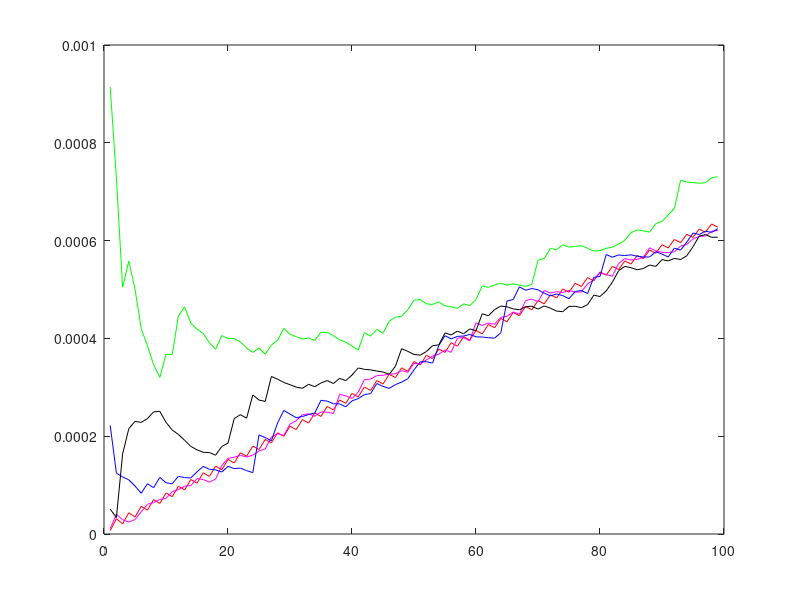

MATLAB code to generate this figure:

x1 = [0,0.00015544015886949556,0.20631566241569246,0.34961427912468246,0.38297155843240444,0.39515697394132526,0.3201834917495157,0.27263230621174533,0.22104958350792261,0.21207464565439507,0.22116757422823632,0.18953482073435238,0.16543715761485742,0.1474462646324426,0.13649243090223412,0.13137685597111726,0.11857951103488283,0.10756477852981984,0.10253211780024367,0.10025650425843911,0.0930268153385119,0.09025708456296588,0.08318686010955281,0.07769370718171444,0.07262698884751714,0.07157763965008118,0.06668522308062569,0.06675433678072819,0.0658394436720054,0.061660511656786064,0.05939160699998761,0.06257490058580552,0.06336896160332296,0.06448010511800621,0.06538327695730452,0.06307946994437391,0.07025206983910967,0.06730217420135387,0.06601003187598863,0.06777420282493257,0.06624946625943624,0.06525120459242696,0.06585699812304412,0.06465898376224563,0.0631170086888427,0.06489654170341455,0.06568451860344987,0.065882738255275,0.06487887158372653];

x2 = [-4.976476079326826e-17,0.029616481443245805,0.12056620050714031,0.10985585348395184,0.08322491758664037,0.07934760122113102,0.06403337550041842,0.17422577230450184,0.14252725703244137,0.12100310490355884,0.1126058654866914,0.10025919052846637,0.09371096673885555,0.08493389468336905,0.0770629864014241,0.0954701830802236,0.0863130448731196,0.0773752693072233,0.07270486937837613,0.08217818215769702,0.08509393141981914,0.08111305969820294,0.07507573628056598,0.07440370583298274,0.07191370897598404,0.07015516279044448,0.06520210401652818,0.06899436805297136,0.07113994929300368,0.06677178064363702,0.06353118362795496,0.06058580379665396,0.05702396467554988,0.05408240808227759,0.05819793966687759,0.0645109468376297,0.06605344319899822,0.06571120476453572,0.06415178784232269,0.062391215756493444,0.06393920194000433,0.0656243754689006,0.0689832983748101,0.06636614145708736,0.06629317079859139,0.06573682021130325,0.06970533961197227,0.06749794734085109,0.06695895788349514];

x3 = [5.605691670386438e-18,0.18429658562919113,0.7187110632256632,0.7543548556401388,0.5326119306828058,0.4335948008428544,0.3472691952397625,0.2924401225080841,0.250266367158203,0.21085698434944575,0.2092049605853586,0.21081324428855505,0.18312993233677288,0.15843334424092678,0.1716446115193002,0.1654323129733042,0.16688191043877612,0.14867425545090956,0.13297626247958838,0.11971277560988008,0.11324449584406006,0.10873038098191783,0.10325155622214069,0.09545477938623162,0.08801472844830169,0.08098138595006212,0.0750899905566704,0.07037205047806873,0.06558269415074183,0.0629303983978687,0.06202267957108955,0.058251941642488855,0.0548535824368162,0.053826844291067204,0.053740973708190566,0.05479933715650614,0.057929461200622354,0.05586370152446713,0.0564322523327511,0.06113797967851236,0.06097924736763426,0.059514028389453896,0.057639395788912876,0.060617480995864795,0.06017235496156625,0.06032685604509072,0.05828817912804287,0.06106698290147455,0.06362009161985696];


% plane
x1 = [3.863118962352613e-17,0.11493123133246003,0.7435986629044767,0.6705918529724497,0.3965904355925109,0.4086935770150257,0.3267417811065259,0.4963042460291951,0.6618609394903545,0.6878519108594562,0.7275010092131611,0.7722462325894384,0.6408609637661805,0.7003542807227644,0.6019521774032414,0.5301422569295975,0.47007942273225684,0.4290867394661523,0.3856004661375302,0.4031943576788205,0.40813089307358213,0.3884329684565414,0.3742975701205163,0.34581891921549024,0.31934756482189885,0.3087040943292972,0.29942361126939054,0.27983314529002573,0.2613565887147168,0.24694940270884527,0.23107253603541034,0.22477779868663533,0.21308011602595736,0.2074307885044367,0.1955053792821411,0.1863068837000578,0.18131758341261953,0.1728267743922406,0.16355035002776241,0.1564502565328181,0.14917827201191503,0.14216644915292273,0.13596260809553445,0.12986214427300768,0.12447545771359099,0.11973213141931258,0.11747014064663452,0.11223220202911297,0.11048343730551259,0.10610982558686459,0.10226523918661364,0.09831866637414874,0.0970478330473243,0.09435054498013692,0.0917993698764769,0.08839577191298639,0.08613305173633834,0.08467465186008771,0.08362702503662264,0.08135337950720865,0.07880729911745257,0.07648294275113464,0.07529094897124511,0.0730459096071418,0.07161752859148172,0.06938412704839672,0.06745819963066524,0.06533108846809614,0.06374767475943804,0.06243449122929703,0.060672333016271514,0.05914775424737336,0.05766141663834863,0.05616910412622238,0.05470027083582352,0.05338732284240871,0.05295444416150103,0.05158542326552882,0.05051730465354353,0.04929653056528109,0.04805677747036164,0.04718581694677877,0.04615259960641769,0.045064959960804084,0.04396204560130824,0.04316127172784234,0.04217390471491759,0.04115954180255466,0.0401735828247086,0.03927759242504705,0.03842399977654791,0.0376011159843146,0.037068821895518946,0.03631532134691218,0.03568552181806038,0.035030844505719944,0.03433788798400016,0.03358711131599616,0.03285355834693224];

x2 = [0,0.006758224166026684,0.00679430017815025,0.12761431811638665,0.11821032173521281,0.35260047683866375,0.49405499235765005,0.5943346337490351,0.6597260083691426,0.5259452743929313,0.46210021187017986,0.35967950136928994,0.293548626231101,0.2496959302781439,0.24755520399474956,0.23777731022057663,0.2187634482763108,0.19448843901663307,0.17855402737520518,0.17845456394418774,0.1630233855687191,0.1534364270603463,0.13928391234276374,0.127214983710878,0.11692592446983725,0.10976422155261539,0.10276520505816289,0.0954728668769459,0.08912597911561039,0.08478596874933068,0.08154553961742096,0.07611163610144331,0.07134936457616388,0.06900713574359978,0.06580280175941086,0.06392890850405385,0.060272293667725935,0.05699649541018698,0.05491276662941552,0.052892778084205505,0.0505245709576421,0.047780636219066565,0.045829245935529755,0.04398971554172986,0.04185870603552439,0.039946947838248904,0.0384187635808082,0.03666244003017465,0.03567359954303328,0.03413242041965927,0.03266125906110447,0.0317568150761273,0.030422185324274383,0.02924059407008068,0.02843657620349115,0.02725442738812332,0.02657409015521944,0.02604578255224629,0.02513754874316736,0.024497875204256673,0.02361821804101696,0.022803461448568135,0.02198680513832744,0.021332767369786797,0.020971449488394227,0.020486839019070526,0.020105826312202587,0.01946502502586954,0.018927522732952513,0.018374579520253183,0.017805342259673635,0.01756723233069539,0.017182191374233786,0.01667287975968711,0.016167595787707805,0.0157458367680406,0.015287269025703942,0.01490041009867759,0.01451029341917984,0.01421277186539688,0.013825182824841098,0.013507052059658325,0.01314929208154625,0.012816502747183952,0.01264664811768704,0.012374786996548636,0.012087826482987266,0.011889191814198057,0.011647078890326222,0.011375478000548483,0.011159803459454306,0.010918144843559668,0.010740601941014956,0.010479164096245979,0.0102701646933377,0.010051138836611958,0.00985294895092582,0.009710649941466722,0.009489078934060705];

x3 = [0,0.29954352907402565,0.22371001755688164,0.13667853236789945,0.09213989370828646,0.10395348479173148,0.0965393696012508,0.07169503226794233,0.054087511364753815,0.04229633451414311,0.03436938470148328,0.02847355730549041,0.02359530635258323,0.020037718128674938,0.018049332267100357,0.015673799868117136,0.013448611034688973,0.011732938218536791,0.010345938399470305,0.009081776971750673,0.008083050369250866,0.0078070801904973255,0.007032692114710361,0.006370800073750915,0.0057744976399181636,0.005257001207510365,0.004802408081720997,0.0045768034908049825,0.004246656369567129,0.003915430836397768,0.003649518820969475,0.0036297510064171156,0.0034282070347984206,0.0033353696363675384,0.0031583866385976557,0.002966534946340683,0.002902169250629468,0.0028073204712691048,0.002653252580010571,0.0025045133171113267,0.0023700622750828636,0.0022979726299510797,0.0022286499392174157,0.002132198750160681,0.0020345094234323247,0.0019492671898498977,0.0018587768666382153,0.001770654260226396,0.0017215454977008526,0.0016560787840189883,0.0015823054162820353,0.0015138913840978241,0.0014494523488857677,0.0013902171197535957,0.0013431704020072472,0.0012998909930528441,0.0012577635425352846,0.0012138386860336672,0.0011723709748803443,0.0011462382898484163,0.0011047368068906602,0.0010670975428031457,0.0010285389171974084,0.0009991131627932021,0.0009643929136813242,0.0009431541504657408,0.0009129971507259777,0.0008846135347724005,0.0008552175293842848,0.0008288737678264459,0.0008024112524947548,0.0007771688671494398,0.000757484213351754,0.0007341724608803865,0.000712097657157849,0.0006905857130266511,0.0006697735226174693,0.0006516723699785613,0.0006374863675266122,0.0006200953109202687,0.0006023042714489969,0.000586164706118027,0.0005699503867146626,0.0005590734859397416,0.0005436307508532816,0.0005290412807258161,0.0005147386430228399,0.000503164859921909,0.0004907987189301925,0.00047860599981475416,0.000470259667534407,0.0004611176244164424,0.0004498593664657036,0.0004395898982849382,0.00043185844386685394,0.0004225646174732348,0.0004153153990587222,0.0004054707411707441,0.00039614106592493774];


% circle
x1 = [2.1966421981490943e-17,0.2362714228678012,0.5372498317364462,0.38394447449556374,0.8555262288104736,0.7896823803509142,0.6005068463226372,0.413226981196174,0.6095301845955858,0.5042986295755147,0.7911873038855252,0.6961406105411734,0.8816013823731386,0.7696258951595674,0.6589507987799649,0.5711048765546144,0.5670503290063365,0.5437449198050218,0.5065501143209079,0.4455189137583873,0.4366716689498309,0.3925939119078742,0.35713332281779686,0.326975219637066,0.2988593748378514,0.27949052251118534,0.2548776428091809,0.23416233763708813,0.22108070067723362,0.20824019667744093,0.192614421043716,0.18010967547594953,0.1681796647077019,0.16001637399716395,0.1495165470000459,0.1392242638372215,0.13140576487526004,0.13084357846571032,0.1313751149619752,0.12851182545817302,0.12461193951979807,0.12119428429283385,0.11716033750300267,0.11222936862282006,0.10669108349378584,0.10138048225646455,0.09632820334444159,0.09459116519371903,0.09012045821692513,0.08729809517527799,0.0855067996669272,0.08467248679821401,0.0834567758894739,0.0803429728513727,0.07821431519355927,0.07615683291124153,0.07491716287415805,0.07307537333596183,0.07482578218040753,0.07519180593995056,0.07383375904656933,0.07387376205407314,0.07493631905891489,0.07473336465724355,0.0756815761446984,0.07596184105285861,0.07416509845710013,0.07365606751257563,0.07327230953161622,0.07421557828393584,0.07722719473950196,0.07717648027443909,0.0791331499953502,0.08245204757542605,0.08181262270525883,0.08565827772622793,0.08759731250236058,0.08987476668537554,0.08935513334974717,0.09013044437818486,0.09072098940026138,0.09006052279347372,0.08971329237732663,0.09152952771088242,0.09132723616305266,0.09321499770509453,0.09349602557176878,0.09304316397856259,0.09488967168528567,0.09574843510537538,0.0952732724190651,0.09442794581683701,0.09510806825189748,0.09616308892217117,0.09859355709172,0.09824496936779117,0.0981578521784917,0.10064733711306324,0.10178293775760155];

x2 = [-4.8328261373758976e-17,0.01149037639191896,0.20111330708187755,0.5983653865793193,0.42447167884078785,0.311950894217283,0.2902294340704634,0.21316470279346703,0.24557822315542296,0.21829932268064037,0.18856669767051246,0.17688069000974618,0.154013987137725,0.1386826344368701,0.11848666381670389,0.10819973041691107,0.10007371859472151,0.09089872186826468,0.08344458715761827,0.07530624693026479,0.06921533493077855,0.06376650118530931,0.058680396959680886,0.05334411877764203,0.049001281019867636,0.045304109546221695,0.04180589999084206,0.03873538398305183,0.03794699009630823,0.03762177780757189,0.03636614004584568,0.03485309103943771,0.03483974026376611,0.03519682309109506,0.033756426338399426,0.034681462147300814,0.03636683567592705,0.03487383979017658,0.03386900768234274,0.03232243715513795,0.03307120034677567,0.033198770829804436,0.033634014482122734,0.032753265444758185,0.032066175932556916,0.03177825121737816,0.03375517048746126,0.034380343959727756,0.03332776823615699,0.03289604723090059,0.03245343319993735,0.0323743412694233,0.03326674415633494,0.034780721954111436,0.03527667387385548,0.0361131300774681,0.03710733403977264,0.03748593440025298,0.03802072136465144,0.03778592443291106,0.03795905555483152,0.038962372601735955,0.04039638629384526,0.04222141852909727,0.044680328374119595,0.04655961660733236,0.0470801530888166,0.04776005857921548,0.050159475904826736,0.051733862424060376,0.051888528166248095,0.052384926413614905,0.05270697287032788,0.053550499759476684,0.054449761210115244,0.05688087468081082,0.058201720848690665,0.05917113807896498,0.06042889287246628,0.06257487728981057,0.06468866452732222,0.06630782111574739,0.06734360480559506,0.0694856726647262,0.07063740148399755,0.07182578007183775,0.07275963482962787,0.07520717422639721,0.07647434171205093,0.07748921383611941,0.07885568170173256,0.08045552452595034,0.08159308559353305,0.08321675123670194,0.08507552425963351,0.08575190342191329,0.08696369083338723,0.08895096152744472,0.09193570596107499];

x3 = [1.844883867023471e-17,0.030107275440812743,0.05675268574293191,0.08220054970289527,0.07451886339957713,0.053845156489028115,0.03675442868856267,0.030409799598146783,0.023728472577148493,0.020919302148993096,0.016818712412438173,0.014082386726503505,0.011993890529679654,0.01011311176705076,0.008789741016921709,0.007965589153744056,0.008676062654340566,0.008626750714773833,0.0084578205593104,0.0077668834956478375,0.007687932456420552,0.00801231260309188,0.008561873100812342,0.008736952292237277,0.008415411485716359,0.009171313355911254,0.009211006486764216,0.009492397449871301,0.010017253164525317,0.010211707146945633,0.010240363820392832,0.010694707171328026,0.011214316249134652,0.011522757046353744,0.012117894358262988,0.012592176337257954,0.013404456251732496,0.014155673668624327,0.014927116774953364,0.015408082851655909,0.015843787461615518,0.01672118630274053,0.017459678786072887,0.017862375111213986,0.01877919136294306,0.019844299979699193,0.02053673332418807,0.021194788402367576,0.02224616115344346,0.023214510133093214,0.024225557452647793,0.02519622681772186,0.026097733998047684,0.026829344246618012,0.02762871996454214,0.02851697056961729,0.029529277202894343,0.0306306766157633,0.03161579054805681,0.032479528741265105,0.03340150956392928,0.034476356656218884,0.03544436019238897,0.036445649449110704,0.03760170308348147,0.038902249601818685,0.040042913474722934,0.04123689341737312,0.04243984524454975,0.043558090152969346,0.04476474351265829,0.045956890696377956,0.04715150452508399,0.04844596723770733,0.04994387515222039,0.05128444075164266,0.05258661705181035,0.05415038963522302,0.05563951124234269,0.057106706149736085,0.058676096747328196,0.06033679153696412,0.06184821933878025,0.06335352344723565,0.06497201096686671,0.06661223581884695,0.06808425194601883,0.06972752313560737,0.07128498767073728,0.07289776831666316,0.07456190491619365,0.07611597792162737,0.07780884703608933,0.07940742581875379,0.08114187970150565,0.0829325239004437,0.08466424010652844,0.08659904334491308,0.0883436256049687];

x4 = [4.131706400158274e-37,0.00004906800928092415,0.0001109454488444164,0.00018595682045157325,0.0002809107808658911,0.0003882399144867201,0.000516464403894771,0.0006570612391816886,0.0008187513501670756,0.0009928539124145642,0.0011881155406859845,0.0013958301950520236,0.0016247409478990077,0.0018661441443454953,0.0021287754456577887,0.0024039389768718477,0.002700364240246906,0.0030093631555915368,0.003339661143560292,0.0036825766765632697,0.004046833028267002,0.004423753826743415,0.004822061817961804,0.005233084518910841,0.005665545472618313,0.006110774998542697,0.006577498525127547,0.007057048252679004,0.00755815240240605,0.008072144269040505,0.008607755637274268,0.009156320216516719,0.009726574022665324,0.010309850583065399,0.010914890734587835,0.011533027290153377,0.012173006438004693,0.012826159794289416,0.013501239383500917,0.014189575181650682,0.014899925499240812,0.015623618259293816,0.01636941848083492,0.017128651645004885,0.01791008988064932,0.0187050558569934,0.01952232919743963,0.020353229404115002,0.021206543966789147,0.02207358887697987,0.02296315985257277,0.02386656904008826,0.024792620739496233,0.025732622924988895,0.02669538882664127,0.027672221924351263,0.02867194472186021,0.02968585588676607,0.030722787536796876,0.03177403321202645,0.03284843498225706,0.03393728094659223,0.0350494234636049,0.036176144878894846,0.03732630817582042,0.038491189634100184,0.03967966319781468,0.04088299876790793,0.04211008158556038,0.04335217485892766,0.044618175463559215,0.04589933959913459,0.04720457611412789,0.0485251338818686,0.049869934063947054,0.05123021788679998,0.05261491916727485,0.054015271161244584,0.05544022068518662,0.056880992697166684,0.05834654736015573,0.05982810100316306,0.0613346274852455,0.06285733417067275,0.0644052089671314,0.06596944993360769,0.0675590593821226,0.06916522572054551,0.07079696602429579,0.07244545869856883,0.07411973594479651,0.07581096580777694,0.07752819598130369,0.07926258378543365,0.0810231927765859,0.08280116917864584,0.0846055927850131,0.08642759834440152,0.08827628226581308];



% circle

x1 = [0.000006946134882093186,0.00003125529107040626,0.000020836860713604635,0.00004340369400581662,0.00003472295520465375,0.000056701554373319065,0.00004860133231998793,0.00007027752185032824,0.00006246890831140303,0.00008395486289464494,0.00007632260263149556,0.00009767261708354337,0.00009015933884634787,0.00011140290594304309,0.00010397604554684037,0.00012513026083693467,0.00011776965725829158,0.00013884473286745704,0.00013153711534811735,0.00015253913737777014,0.00014527536893120985,0.000166207801944223,0.0001589813757727352,0.0001798459408208817,0.00017265210318804687,0.00019344931851400944,0.000186284528939417,0.00020701405791961783,0.00019987564212928631,0.00022053652555939274,0.00021342244408973512,0.00023401326018250037,0.0002269219492678793,0.00024744092687474815,0.00024037118610689833,0.00026081628675357605,0.0002537671979223985,0.00027413617650471646,0.00026710704377382646,0.0002873974943139024,0.000280387799330637,0.0003005971900599027,0.00029360655773292833,0.00031373225841095496,0.00030676043044626744,0.00032679973393889345,0.00031984654811040704,0.00033979668766040915,0.00033286206138162544,0.00035272022460377514,0.00034580414176840714,0.00036556748212287566,0.00035866998246018004,0.00037833562876271143,0.00037145679914884393,0.0003910218635364394,0.0003841618308428178,0.0004036234155125202,0.0003967823406733251,0.00041613754363754765,0.00040931561669267007,0.00042856153673945035,0.00042175897266422124,0.00044089271366954205,0.0004341097488438572,0.00045312842355189073,0.00044636531275260886,0.00046526604611583716,0.0004585230599402453,0.000477302992092973,0.0004705804147395516,0.0004892367036639835,0.0004825348310110524,0.0005010646549438554,0.0004943837928779374,0.0005127843524963477,0.0005061248154509409,0.0005243933358704194,0.0005177554455429457,0.0005358891781527417,0.0005292732623730783,0.0005472694865315152,0.0005406758782600519,0.0005585319028676977,0.0005519609393045484,0.0005696741042704121,0.0005631261260604074,0.0005806938036738828,0.0005741691541944014,0.0005915887504136599,0.0005850877751343892,0.0006023567308002621,0.0005958797767056356,0.0006129955686886501,0.0006065429837550856,0.0006235031260421838,0.0006170752587633991,0.0006338773034898955,0.0006274745024445429];

x2 = [0.00001070605127569138,0.00004048586846293322,0.00002903742223412658,0.000024443456483939207,0.000029616864457659307,0.00004529150004637997,0.00006083298601773359,0.00006412572854789133,0.00007055728105125464,0.00007292243856164325,0.0000867628738132316,0.00009072008471456274,0.00009764347001000416,0.00009883127417518345,0.00011329760459547912,0.00011138603074114338,0.00010602374089955105,0.00011232701774180383,0.00014025269052375176,0.00015468031238167714,0.00015707402334961645,0.00016080108260807258,0.00015745402722678852,0.00016130908971936746,0.00016973456267132606,0.00017399342719931745,0.00019822848207399563,0.00020514204605373744,0.000201361947050358,0.00022484345762381833,0.0002317147526495324,0.00024381094422328353,0.00024584322792233155,0.00024083322557420754,0.000249528203433713,0.0002491811874949691,0.0002464637429201168,0.0002856058764462304,0.00028246302678525766,0.000277279532903111,0.00029013257548110116,0.000315634141098152,0.0003168822394741525,0.00032385860025498087,0.00032469030777839265,0.0003268316131424726,0.0003276197567407814,0.00033415929562865626,0.0003306552628245368,0.0003491726165693278,0.00034794567716865465,0.0003558021880246054,0.00036397034012609415,0.00036771748765468686,0.0003764531913332189,0.0003715494963132266,0.0004005683312299238,0.00040172719000126136,0.00039492186696576525,0.00043207075353678213,0.0004263394890490498,0.00043145642188050697,0.0004289679350961599,0.00044301374707624534,0.0004453678337675604,0.00045408533497631005,0.00044949978339923054,0.00047730600720052006,0.00048040863178784035,0.0004750413558079282,0.0004979652277905686,0.0004927463615847352,0.000495639484286177,0.0004937398826551284,0.0004982796950719934,0.0004946828464948563,0.0004949994459705419,0.0005116555105284863,0.0005196381255778012,0.0005342036486120858,0.0005303490878929422,0.0005271911025488372,0.0005532979955119508,0.0005630912257893605,0.0005603265448765484,0.0005615300483491686,0.000566022766546735,0.000585271919768376,0.0005792076226750822,0.0005761119561899638,0.000575721752160732,0.0005770296442376167,0.0005888322806349024,0.000592098120124354,0.0006037015808132996,0.0006081860957083849,0.0006096105422455755,0.0006188265326218221,0.0006208317820948432];

x3 = [0.00022201901036478865,0.0001242962935486014,0.0001167848322308292,0.00011078718200128645,0.0000982141834069701,0.0000833269745605349,0.0001027203328118271,0.00009475890121268798,0.00011577064645227704,0.00010484082731373585,0.00010280025101896902,0.00011803297438282188,0.00011535575157414115,0.00011468026374598761,0.00012705065727112972,0.00013838324393165778,0.0001324346120765752,0.00013101728543127498,0.0001266840861123464,0.00013843960727640675,0.00013372008960195825,0.00013479526704516785,0.0001296349031943416,0.00012544640633298658,0.0002025499961206498,0.00019729667473944435,0.0001906438986931979,0.00022713086105082374,0.00025283878440166837,0.00024516565767025304,0.0002378903013475613,0.00024022050348962017,0.00024422790281814367,0.0002477064705159803,0.00027338854051451493,0.0002716923829412596,0.0002666161382141656,0.00026595085369272853,0.0002601553520805347,0.00027227844120673183,0.0002768041315562972,0.00028504164504998964,0.0002870908081616885,0.0003076846909163253,0.0003018832620808621,0.0002977798963586207,0.000305449538407829,0.0003106849135913737,0.00031747275825712133,0.0003356819920816015,0.00035214699743379806,0.0003522991202174149,0.0003496287947217658,0.00038557618919946073,0.00040559214110950204,0.0003990318400927043,0.0004041446057328744,0.00040486005195618246,0.00040815181696890907,0.0004031590285328949,0.00040279703525147447,0.0004013109507000021,0.0004006611465258121,0.0004115198417899709,0.0004765291491730188,0.00047942284773017644,0.0005055237101113643,0.0004984935301933805,0.000502029459507119,0.0004994130972643503,0.0004924190701878412,0.000486951206615814,0.0004908640603841431,0.0004874124336025129,0.0004811657882600056,0.0004959604122940254,0.0004979773003328069,0.0004917631950898325,0.0005249685547237189,0.0005267356505187351,0.0005715471040121586,0.0005660412977681599,0.0005706264105201008,0.0005694185318429202,0.0005709512370790847,0.0005680609766069761,0.0005664743131958556,0.0005665771892187914,0.000577176527212729,0.00057249836702586,0.0005665261503571095,0.0005846418681890305,0.0005805607855430171,0.0005968487038970165,0.0006154445496709174,0.0006124896881067167,0.0006192308339519468,0.0006169015266346322,0.0006243230057543455];

x4 = [0.000050884324553215875,0.00003361716231089678,0.00016348757540742402,0.0002154668382814889,0.00023026258033224007,0.00022823746070135654,0.00023603241781556655,0.00024974758413969894,0.00025090556346613757,0.00022835121207815087,0.00021266050621917946,0.00020364842509538536,0.0001916196308444093,0.0001793189667847067,0.00017209809739924923,0.00016711256306606827,0.000166604920002265,0.00016117186372658916,0.0001789894076322008,0.00018591154416425167,0.00023611755210742346,0.00024403385030594452,0.0002368716478802159,0.0002843722265972152,0.0002739223330885576,0.0002711849317010708,0.00032218345168340045,0.0003166196866100536,0.00030994715430318045,0.000305281057447516,0.00030040725871806464,0.0002979502441658553,0.0003061835948042269,0.0003011678119734326,0.0003089265014587378,0.0003137724762841049,0.0003077927904077284,0.00031825333283903043,0.00031382370167611366,0.00032502843943950946,0.00033957556195550595,0.0003367660776655059,0.0003356847416063242,0.0003332267883167522,0.0003313089558923159,0.0003267023142224579,0.000342962818379235,0.000378866205392935,0.00037354015224076145,0.00036719245726977816,0.0003657707841059383,0.00037321117723568585,0.0003850621801726613,0.00038671710863029613,0.0004112226833600823,0.0004070603519698883,0.0004149369600319052,0.0004093773525743867,0.00041932944691955293,0.0004158154333523735,0.00045032116934062263,0.00044636596711235347,0.00045888464868165565,0.0004661789094552386,0.0004645452966815375,0.0004603973433831248,0.00045853898423430515,0.00046482827828820056,0.00046586709522527316,0.00045984592207191336,0.0004663772753316667,0.00046190639305454816,0.0004557846852661042,0.00045469545999250895,0.0004655426437960028,0.0004656749437197753,0.0004628939056799717,0.0004690644809972165,0.000488430573804497,0.0004856686457514794,0.0004971896576873349,0.0005150032003239737,0.0005383387655047246,0.000547255351060016,0.000544608719608526,0.0005403661806923621,0.0005430249588692198,0.0005500763088523799,0.0005472164010829984,0.000561169386048544,0.0005584141203527226,0.0005635998127261615,0.0005613183981217709,0.0005691158727400742,0.0005874351270476659,0.0006094121211234538,0.000612346542553204,0.0006067196799047314,0.0006070225369767491];


x5 = [0.0009142308125367484,0.0007277828866326197,0.0005047553968085722,0.0005583406577932511,0.0005012880605221592,0.000420051445118626,0.00038526653876385877,0.00034619992598662386,0.000320201394759048,0.00036778710055594536,0.0003668919622227996,0.00044567174903592066,0.0004643930716619251,0.0004312949863076559,0.00041891884513439037,0.0004100032795356272,0.0003911772817519954,0.00037777768790332885,0.0004058258913790567,0.00039995642351131405,0.00039962839663033043,0.00039293227756066214,0.00038033105094542743,0.00037143004528863006,0.00038017573364092054,0.000367627055820014,0.0003864569491095295,0.0003961762106971271,0.0004206084797680521,0.0004086523802143657,0.00040341779252792116,0.00039864397138659335,0.00040090162752595996,0.0003958274288091739,0.00041248981627934505,0.0004123932540037257,0.00040558966955255347,0.00039707723201251285,0.00039222014293866,0.0003840937519408025,0.00037618660427489356,0.00041177670034504886,0.00040469481861199274,0.0004185656048338827,0.0004104682342395518,0.0004352140740505723,0.00044342432003868223,0.00044528853880369297,0.00045862681102759774,0.0004780883433679442,0.0004795292317522836,0.0004705053679437583,0.00046947425501856204,0.0004747475387446975,0.0004663594421016637,0.0004647846448773551,0.00046126987917839224,0.0004704556507133031,0.000467149377704488,0.00047958311477419666,0.0005072300535251305,0.0005043731803496972,0.000509424075374259,0.0005128745798418419,0.0005087655432592284,0.0005117736479092285,0.0005087597345997045,0.0005065375821950256,0.0005106548553417554,0.0005599331347367652,0.000563577788389387,0.0005839690667134033,0.0005814582765866848,0.000591512794009782,0.0005865242401059535,0.0005882275959588284,0.0005895826802020583,0.0005840479861978301,0.0005785177055647306,0.0005797316833072105,0.000584275036040017,0.0005864463209680137,0.0005931366254497875,0.0006006439692104038,0.0006162440267511015,0.0006217782265250954,0.0006198709722264568,0.0006174149770276052,0.0006346361357116591,0.0006393387239937619,0.0006524596582699695,0.0006655940381299807,0.0007233601634792274,0.0007199703975761613,0.0007185953805381521,0.0007172630648161596,0.0007183307128265944,0.0007283668553019693,0.00073064709167188];


hold off;
plot(x1,'r-');
hold on;
plot(x2,'m-');
plot(x3,'b-');
plot(x4,'k-');
plot(x5,'g-');













%
